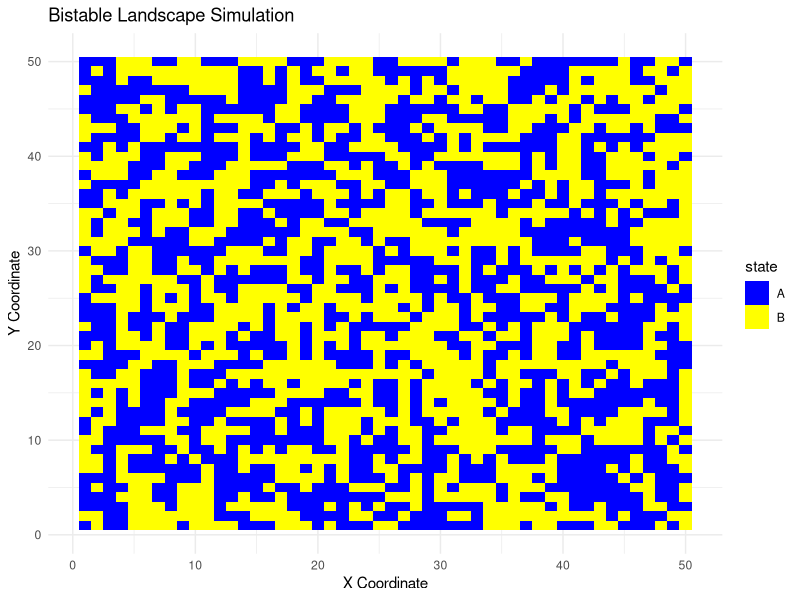
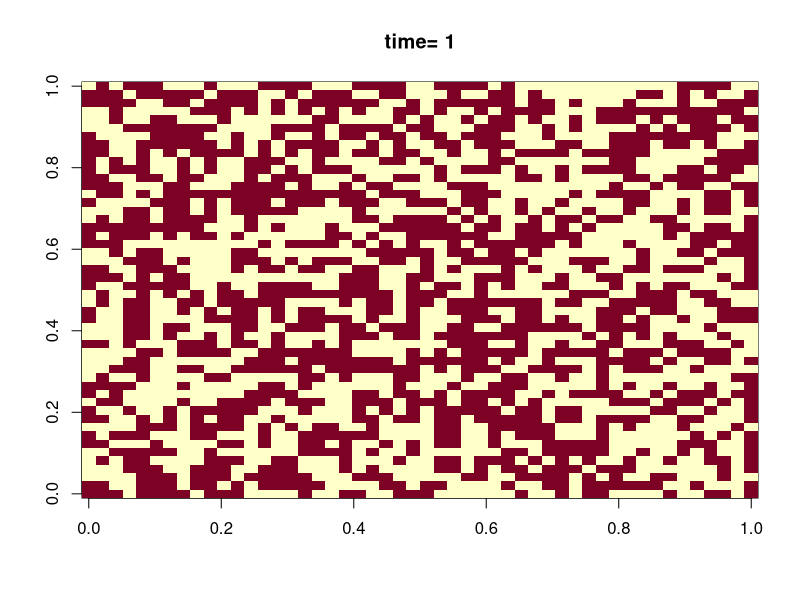
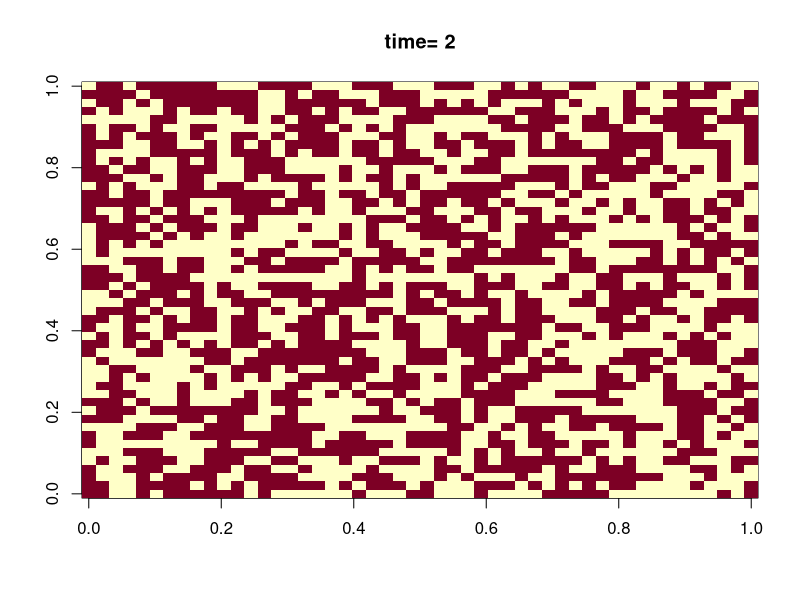
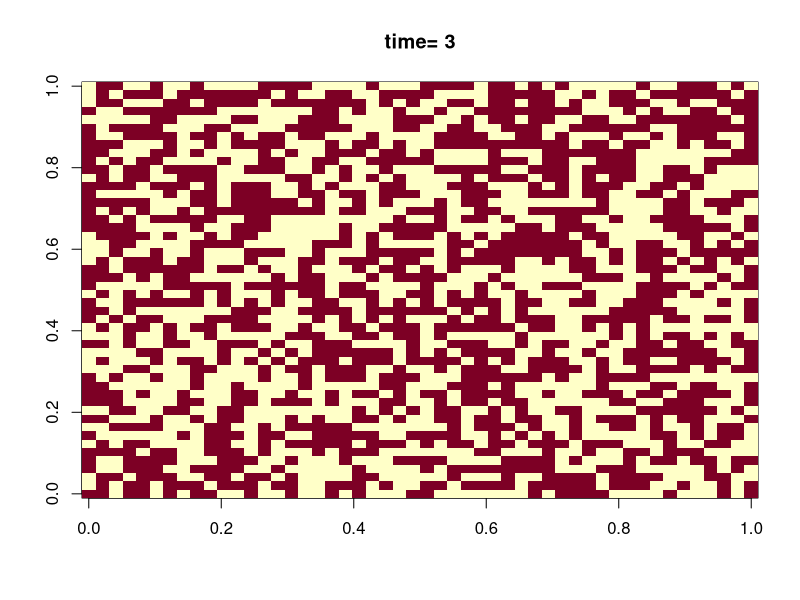
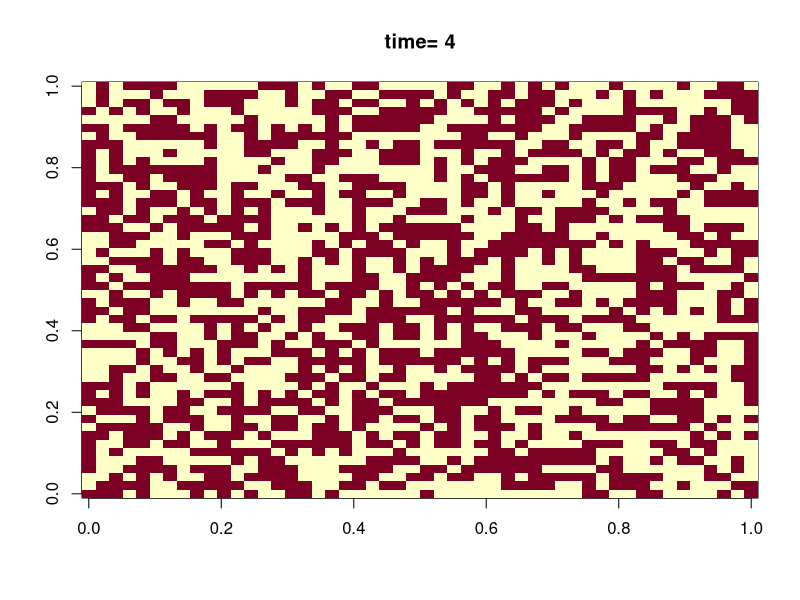
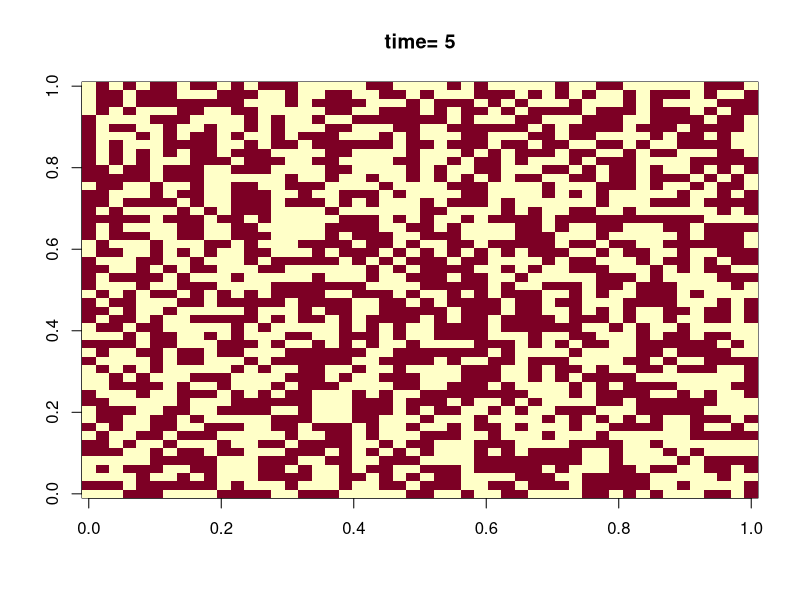
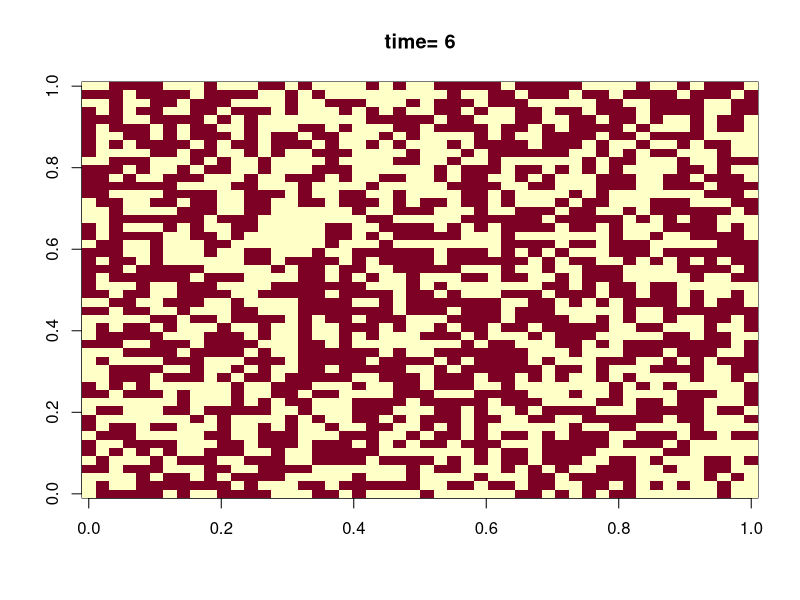
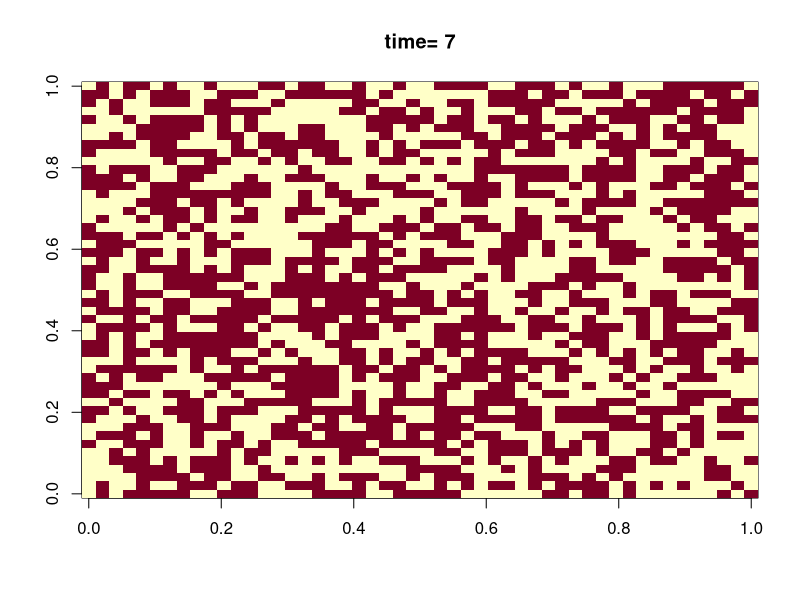

Here is the R script that generated these plots, in order:
# Load required packages
library(ggplot2)

# Parameters
grid_size <- 50  # Size of the spatial grid (50x50)
timesteps <- 100 # Number of simulation steps
switch_prob <- 0.1  # Base probability of switching states
heterogeneity_strength <- 0.3  # Influence of spatial heterogeneity

# Initialize grid with bistable states (A or B)
set.seed(42)
grid <- matrix(sample(c("A", "B"), grid_size^2, replace = TRUE), nrow = grid_size)

# Generate spatial heterogeneity (random field)
heterogeneity <- matrix(runif(grid_size^2, -1, 1), nrow = grid_size)

# Function to update the grid based on local interactions
update_grid <- function(grid, heterogeneity, switch_prob) {
  new_grid <- grid  # Copy current grid
  
  for (i in 1:nrow(grid)) {
    for (j in 1:ncol(grid)) {
      # Count neighbors in state "A"
      neighbors <- c(
        grid[max(i-1, 1), j], grid[min(i+1, nrow(grid)), j],
        grid[i, max(j-1, 1)], grid[i, min(j+1, ncol(grid))]
      )
      num_A <- sum(neighbors == "A")
      num_B <- sum(neighbors == "B")
      
      # Environmental influence
      env_factor <- heterogeneity[i, j] * heterogeneity_strength
      #make heterogeneity litter
      #and species specific HS (influence of litter on rec)
      
      #base switch prob should be low, they dont switch unless theres litter
      #or is it outcompete prob?
      #av can outcompete mh in high litter so its still litter
      
      
      # Probability of switching states
      # B is favored by env 
      # env f influences switch from A to B
      # and help keep B in place
      # so B is avena
      # having neighbors with same state helps maintain state?
      # probably true bc dispersal.
      prob_A_to_B <- switch_prob + env_factor - (num_A / 4) * 0.2
      prob_B_to_A <- switch_prob - env_factor - (num_B / 4) * 0.2
      # Probability of staying the same is runif(1)?
      
      # Apply state transitions
      if (grid[i, j] == "A" && runif(1) < prob_A_to_B) {
        new_grid[i, j] <- "B"
      } else if (grid[i, j] == "B" && runif(1) < prob_B_to_A) {
        new_grid[i, j] <- "A"
      }
    }
  }
  return(new_grid)
}

# Run the simulation
for (t in 1:timesteps) {
  grid <- update_grid(grid, heterogeneity, switch_prob)
}

# Convert grid to data frame for visualization
grid_df <- expand.grid(x = 1:grid_size, y = 1:grid_size)
grid_df$state <- as.vector(grid)

# Plot final state of the landscape
ggplot(grid_df, aes(x = x, y = y, fill = state)) +
  geom_tile() +
  scale_fill_manual(values = c("A" = "blue", "B" = "yellow")) +
  theme_minimal() +
  labs(title = "Bistable Landscape Simulation", x = "X Coordinate", y = "Y Coordinate")
  
gridlist <- list()  
grid_df <- expand.grid(x = 1:grid_size, y = 1:grid_size)
grid2 <- array(NA, dim=dim(grid))
# Plot every timestep
switch_prob = 0.5
for (t in 1:timesteps) {
  grid <- update_grid(grid, heterogeneity, switch_prob)
  gridlist[[t]] <- grid
grid2[grid=="A"] <- which(LETTERS=='A')
grid2[grid=="B"] <- which(LETTERS=='B')
image(grid2, main=paste("time=",t))
}  
grid = gridlist[[t]]





